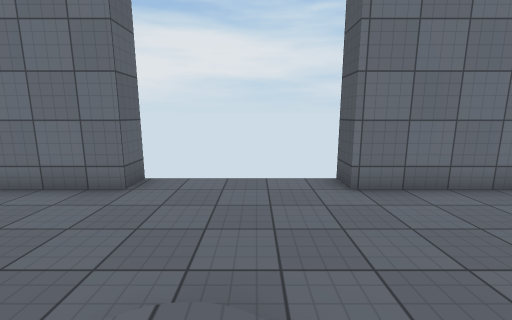
view 1 (above)

16 first-person views from a walk through a Unity game level. The camera is 1.4 m above the floor, tilts 10° down and sees 90° across. The floor is counted in squares, 1 m on a side. Each view is taken from the middle of a square. On the plan, view 1 faces up. The plan holds only what a view shows up to about 13 squares ahead; the rest is blank. The place goes on beyond the plan. The player is left out. Surface patterns are stand-ins for the level's own textures.

view 2
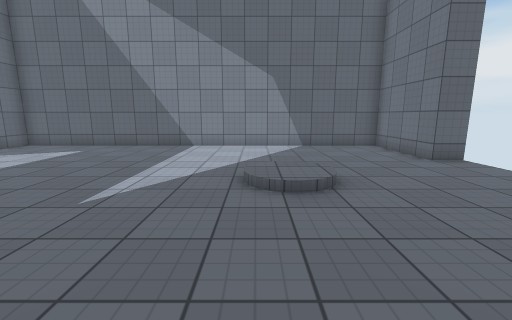

view 3
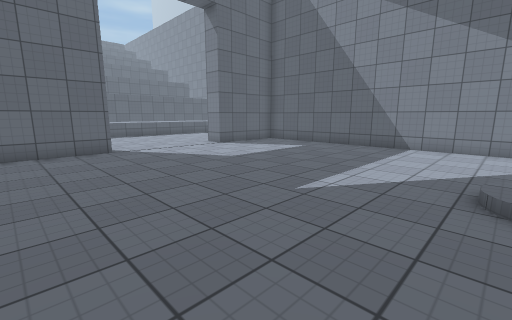

view 4
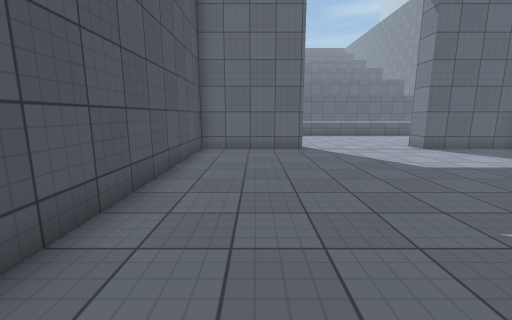

view 5
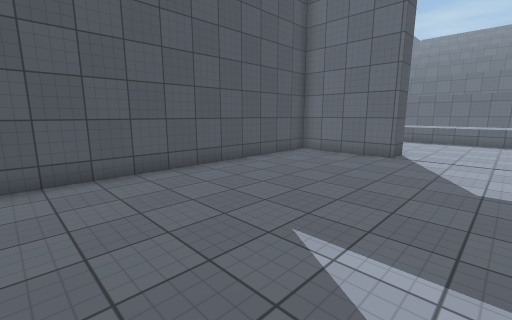

view 6
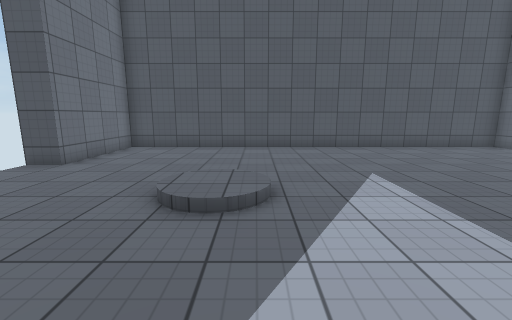

view 7
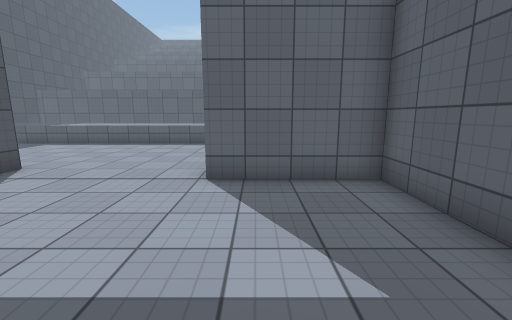

view 8
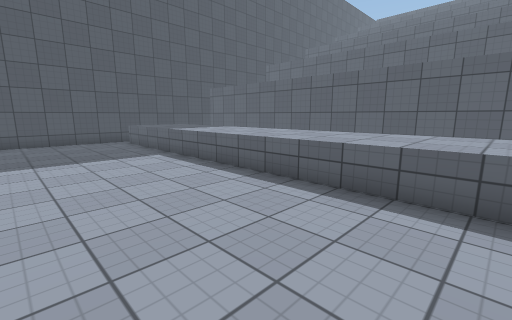

view 9
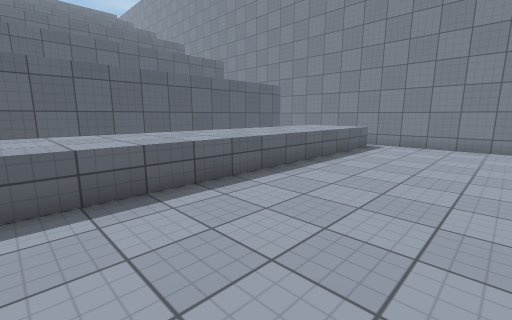

view 10
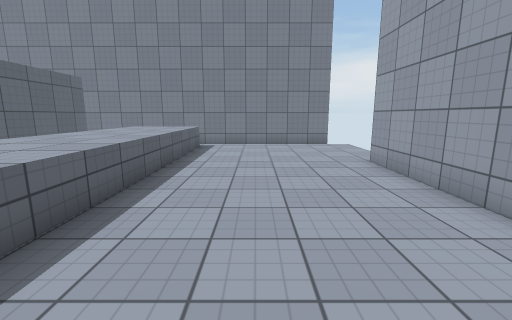

view 11
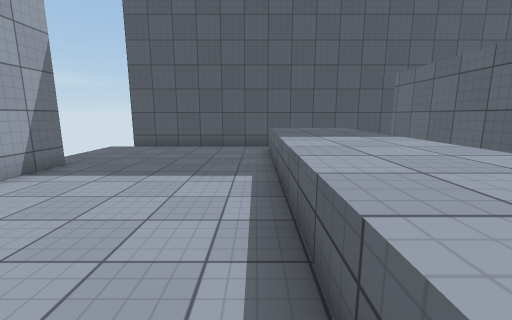

view 12
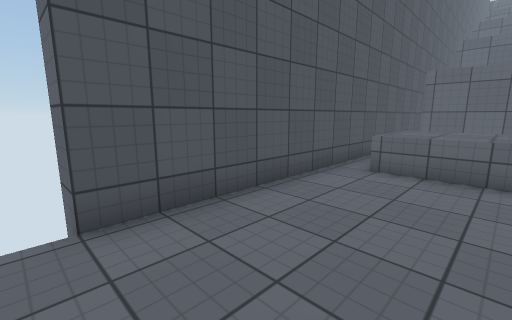

view 13
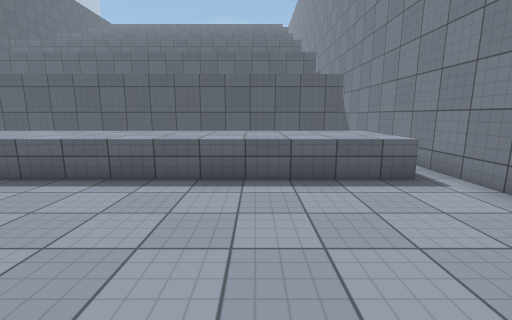

view 14
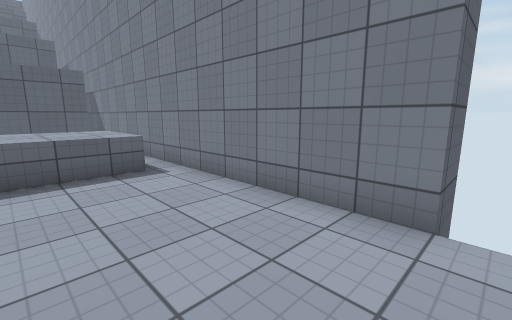

view 15
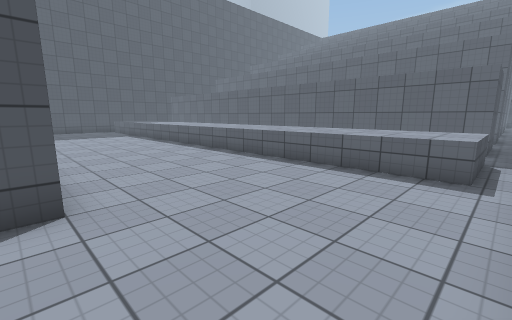

view 16
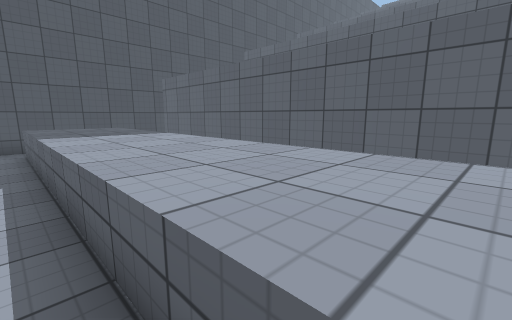

### Floor plan
Key: @ floor where view 1 was taken; # wall or solid block; . main floor; : floor 0.25 m higher than the main floor; / step, stairs or slope; ^ raised ledge.
Columns run from 13 left of view 1 to 12 right of it. Each row starts with its distance up from view 1.
  7           #    #
  6       #####....#####
  5       #............#
  4       #............#
  3       #............#
  2       #............#
  1       #.....::.....#
  0       #...../@.....#
 -1       #............#
 -2       #............#
 -3       #............#
 -4       #............#
 -5       #............#
 -6       #............#
 -7       #............#
 -8       #............#
 -9       #............#
-10       #............#
-11  ....######....######....
-12 #........................#
-13 #........................#
-14 #........................#
-15 #........................#
-16 #........................#
-17 #........................#
-18 #.^^^^^^^^^^^^^^^^^^^^^^.#
-19 #.^^^^^^^^^^^^^^^^^^^^^^.#
-20 #.^^^^^^^^^^^^^^^^^^^^^^.#
-21 #.          .... ..      #
-22 #.                       #
-23 #.###################### #
-24 #.#                      #
-25 #.#                      #
-26 #.                       #

Where each view was taken, in squares from view 1:
view 1: 0 up, 0 right, facing up
view 2: 0 up, 5 right, facing left
view 3: 0 up, 5 right, facing down-left
view 4: 0 up, 4 right, facing down
view 5: 0 up, 1 left, facing down-right
view 6: 0 up, 5 left, facing right
view 7: 5 down, 4 left, facing down
view 8: 13 down, 3 left, facing down-right
view 9: 13 down, 0 right, facing down-left
view 10: 15 down, 0 right, facing left
view 11: 17 down, 0 right, facing right
view 12: 11 down, 8 right, facing down-right
view 13: 12 down, 8 left, facing down
view 14: 11 down, 9 left, facing down-left
view 15: 11 down, 12 left, facing down-right
view 16: 17 down, 1 left, facing down-right
